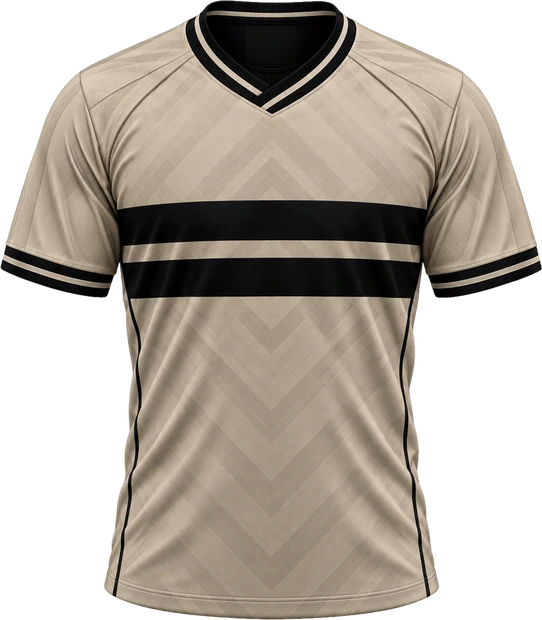
#> input picture scripts/kits/MOLDE-camisa-tier.webp, 542 x 620 px, found by its file name
$ python tinge-camisa.py
#> lines starting #> are read from the running program, lines starting #| are printed output that depends on the picture
# 👕 PINTA O MOLDE DA CAMISA NA COR DO CLUBE (Loja do Clube, 15/09).
#
# A ideia que faz a Loja caber no jogo: NÃO existe um arquivo de camisa por
# clube. Existe UM molde só (`scripts/kits/MOLDE-camisa-tier.webp`, a arte que o
# DIEGO MANDOU em 15/09 — camisa limpa, sem escudo e sem patrocínio, que encerrou
# a novela do molde remendado) e ele é pintado com as cores de quem for. Quem tem
# batismo continua usando a arte própria dele.
#
# Como pinta: o molde é quase sem cor (tecido claro, faixas escuras, contorno
# preto), então dá pra trocar a cor lendo o BRILHO de cada pixel e devolvendo a
# cor da rampa naquele mesmo brilho. Sombra, ruga e brilho do tecido ficam
# todos de pé — muda só a cor.
#
# ⚠️ Rampa desbotada = camisa "sem cor". O Diego cortou a primeira tentativa:
# *"a cor do batismo eu pedi cor do tier profissional, mas na forma que tá parece
# que tá sem cor"*. Então a rampa tem que ter FAIXA LARGA: escuro de verdade
# embaixo, cor cheia no meio, claro em cima. Bege lavado não vale.
#
#   python3 scripts/tinge-camisa.py foiprof saida.webp
import sys
from PIL import Image
import numpy as np

MOLDE = 'scripts/kits/MOLDE-camisa-tier.webp'

# 🪵 tier FOI PROFISSIONAL — o bege do jogo (#DBD1B5/#CBBF9E/#B2A583), mas
# esticado em rampa pra virar cor de camisa mesmo: faixa caramelo no peito,
# tecido areia quente, contorno marrom escuro.
RAMPAS = {
    'foiprof': [(0.00, '#2A2211'), (0.30, '#8A6E33'), (0.60, '#C3AF78'), (0.85, '#DCCB9A'), (1.00, '#F1E7CB')],
}


def tinge(stops, saida, molde=MOLDE):
#> called with saida = 'scripts/kits/camisa-tier-foiprof.webp', molde = 'scripts/kits/MOLDE-camisa-tier.webp'
    a = np.asarray(Image.open(molde).convert('RGBA')).astype(np.float32)
    lum = (0.299 * a[..., 0] + 0.587 * a[..., 1] + 0.114 * a[..., 2]) / 255.0
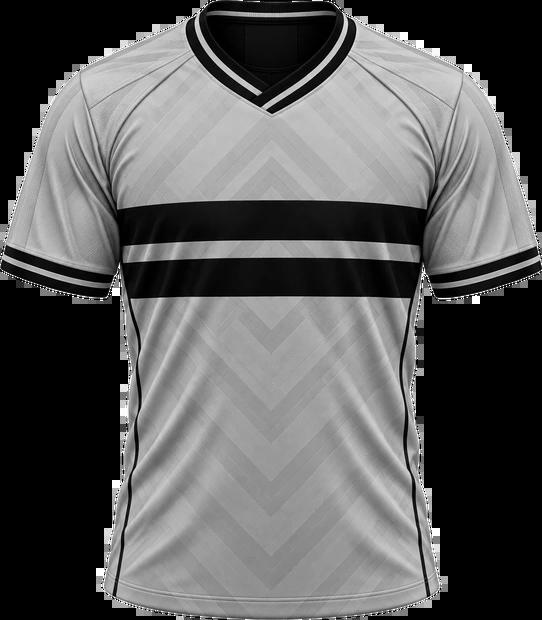
#> lum: shape (620, 542) float32; min 0, max 1, mean 0.364
    xs = np.array([s[0] for s in stops], dtype=np.float32)
    cores = np.array([[int(s[1][i:i + 2], 16) for i in (1, 3, 5)] for s in stops], dtype=np.float32)
    out = np.zeros_like(a)
    for c in range(3):
        out[..., c] = np.interp(lum, xs, cores[:, c])
    out[..., 3] = a[..., 3]
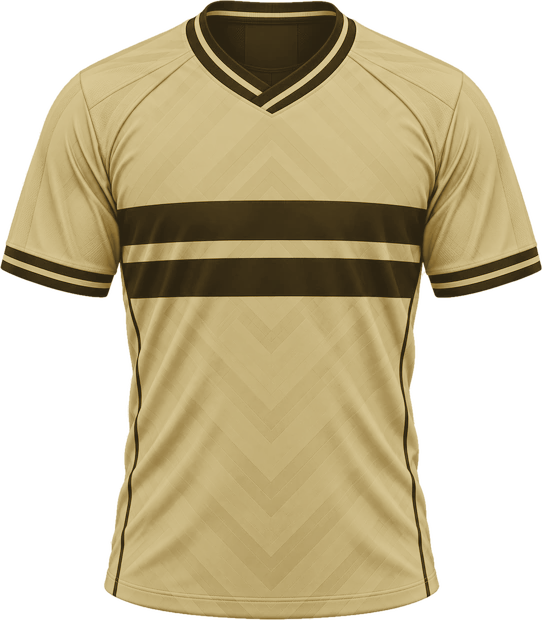
#> out: shape (620, 542, 4) float32; mean of channels 0, 1, 2, 3 130.8, 115.7, 77.1, 166.7; transparent parts drawn white
    Image.fromarray(out.astype(np.uint8)).save(saida, quality=92, method=6)
    return saida


if __name__ == '__main__':
    tier = sys.argv[1] if len(sys.argv) > 1 else 'foiprof'
    saida = sys.argv[2] if len(sys.argv) > 2 else f'scripts/kits/camisa-tier-{tier}.webp'
    print(tinge(RAMPAS[tier], saida))
